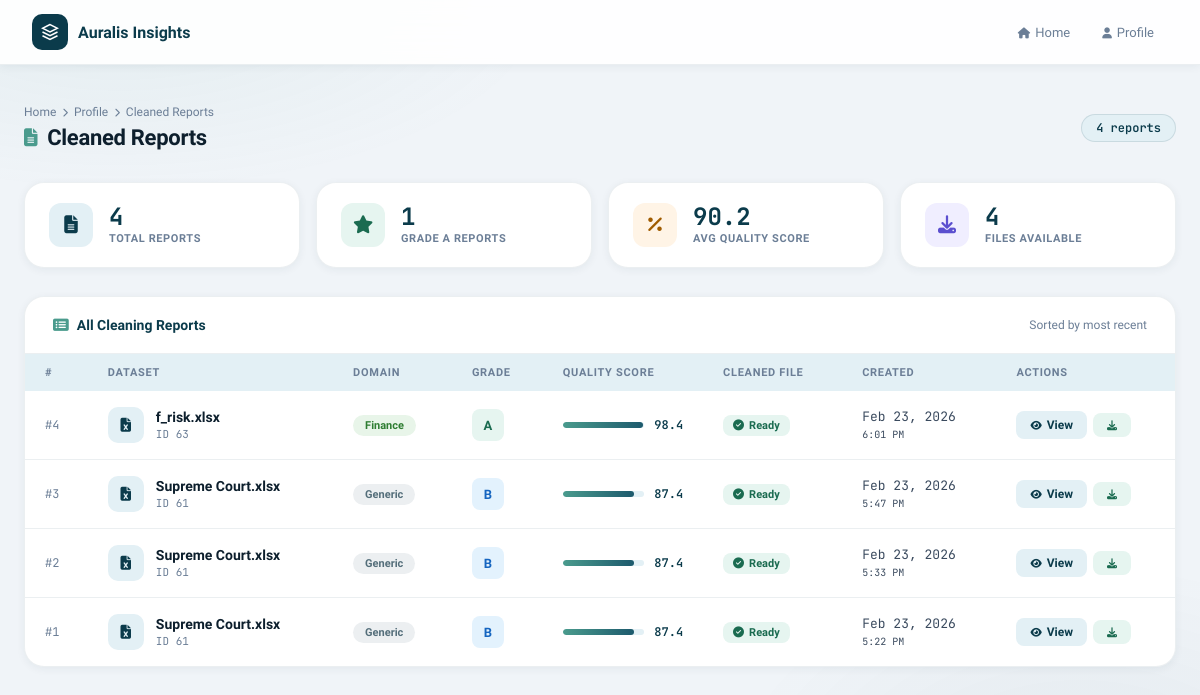
Page /cleaning/my-reports/ (signed in) on the committed database.
### datacleaning/models.py (models this page shows, shortened)
class CleaningReport(models.Model):
    GRADE_CHOICES = [
        ('A', 'A'), ('B', 'B'), ('C', 'C'), ('D', 'D'), ('F', 'F'),
    ]
    DOMAIN_CHOICES = [
        ('education',  'Education'),
        ('health',     'Health'),
        ('finance',    'Finance'),
        ('sales',      'Sales'),
        ('hr',         'Human Resources'),
        ('generic',    'Generic'),
    ]
    dataset         = models.ForeignKey(Dataset, on_delete=models.CASCADE, related_name='cleaning_reports')
    cleaned_file    = models.FileField(upload_to='cleaned/', null=True, blank=True)
    report_json     = models.JSONField(default=dict)
    domain          = models.CharField(max_length=50, choices=DOMAIN_CHOICES, default='generic')
    quality_grade   = models.CharField(max_length=2,  choices=GRADE_CHOICES,  default='F')
    quality_score   = models.FloatField(default=0.0)
    created_at      = models.DateTimeField(auto_now_add=True)
    class Meta:
        ordering = ['-created_at']

### data_preparation/models.py (models this page shows, shortened)
class Dataset(models.Model):
    user = models.ForeignKey(CustomUser, on_delete=models.CASCADE)
    file = models.FileField(upload_to="datasets/", null=True, blank=True)
    file_name = models.CharField(max_length=255)
    uploaded_at = models.DateTimeField(auto_now_add=True)
    is_processed = models.BooleanField(default=False)
    parent_dataset = models.ForeignKey(
        "self",
        null=True,
        blank=True,
        on_delete=models.SET_NULL,
        related_name="prepared_versions"
    )
    status = models.CharField(
        max_length=20,
        choices=[
            ("original", "Original"),
            ("prepared", "Prepared")
        ],
        default="original"
    )

### datacleaning/views.py (the view)
# urls.py: path('my-reports/', views.cleaned_reports_list, name='cleaned_reports_list'),
def cleaned_reports_list(request):
    user_id = get_logged_in_user_id(request)
    if not user_id:
        return redirect('login')
    reports = CleaningReport.objects.filter(
        dataset__user_id=user_id
    ).select_related('dataset').order_by('-created_at')
    context = {
        'reports':         reports,
        'total':           reports.count(),
        'grade_a_count':   reports.filter(quality_grade='A').count(),
        'avg_score':       reports.aggregate(avg=Avg('quality_score'))['avg'] or 0,
        'files_available': reports.exclude(cleaned_file='').count(),
    }
    return render(request, 'datacleaning/cleaned_reports.html', context)

### datacleaning/views.py (called while the page is built)
def get_logged_in_user_id(request):
    return request.session.get('user_id', None)

### templates/datacleaning/cleaned_reports.html (shortened to what this page needs)
<!DOCTYPE html>
<html lang="en">
<head>
<link rel="stylesheet" href="https://cdnjs.cloudflare.com/ajax/libs/font-awesome/6.5.0/css/all.min.css">
</head>
<body>
<div class="topbar">
  <div class="topbar-inner">
    <a href="{% url 'home' %}" class="brand">
      <div class="brand-logo">
        <svg viewBox="0 0 24 24"><path d="M12 2L2 7l10 5 10-5-10-5zM2 17l10 5 10-5M2 12l10 5 10-5"/></svg>
      </div>
      <span class="brand-name">Auralis Insights</span>
    </a>
    <nav class="nav-links">
      <a href="{% url 'home' %}" class="nav-link"><i class="fas fa-home"></i>Home</a>
      <a href="{% url 'profile' %}" class="nav-link"><i class="fas fa-user"></i>Profile</a>
    </nav>
  </div>
</div>
<div class="page-wrapper">
  <div class="page-header">
    <div class="page-header-left">
      <div class="breadcrumb">
        <a href="{% url 'home' %}">Home</a>
        <i class="fas fa-chevron-right"></i>
        <a href="{% url 'profile' %}">Profile</a>
        <i class="fas fa-chevron-right"></i>
        <span>Cleaned Reports</span>
      </div>
      <h1 class="page-title">
        <i class="fas fa-file-alt"></i>
        Cleaned Reports
      </h1>
    </div>
    <span class="count-badge">{{ total }} report{{ total|pluralize }}</span>
  </div>
  {% if reports %}
  <div class="summary-row">
    <div class="summary-card">
      <div class="summary-icon blue"><i class="fas fa-file-alt"></i></div>
      <div>
        <div class="summary-num">{{ total }}</div>
        <div class="summary-label">Total Reports</div>
      </div>
    </div>
    <div class="summary-card">
      <div class="summary-icon green"><i class="fas fa-star"></i></div>
      <div>
        <div class="summary-num">{{ grade_a_count }}</div>
        <div class="summary-label">Grade A Reports</div>
      </div>
    </div>
    <div class="summary-card">
      <div class="summary-icon orange"><i class="fas fa-percentage"></i></div>
      <div>
        <div class="summary-num">{{ avg_score|floatformat:1 }}</div>
        <div class="summary-label">Avg Quality Score</div>
      </div>
    </div>
    <div class="summary-card">
      <div class="summary-icon purple"><i class="fas fa-download"></i></div>
      <div>
        <div class="summary-num">{{ files_available }}</div>
        <div class="summary-label">Files Available</div>
      </div>
    </div>
  </div>
  <div class="table-card">
    <div class="table-header">
      <div class="table-title">
        <i class="fas fa-list-alt"></i> All Cleaning Reports
      </div>
      <span style="font-size:12px; color:var(--text-muted);">Sorted by most recent</span>
    </div>
    <table class="reports-table">
      <thead>
        <tr>
          <th>#</th>
          <th>Dataset</th>
          <th>Domain</th>
          <th>Grade</th>
          <th>Quality Score</th>
          <th>Cleaned File</th>
          <th>Created</th>
          <th>Actions</th>
        </tr>
      </thead>
      <tbody>
        {% for rpt in reports %}
        <tr>
          <td style="font-family:'JetBrains Mono',monospace; font-size:12px; color:var(--text-muted);">
            #{{ rpt.id }}
          </td>
          <td>
            <div class="dataset-cell">
              <div class="dataset-icon">
                {% if rpt.dataset.file_name|lower|slice:"-4:" == "xlsx" or rpt.dataset.file_name|lower|slice:"-3:" == "xls" %}
                  <i class="fas fa-file-excel"></i>
                {% elif rpt.dataset.file_name|lower|slice:"-3:" == "csv" %}
                  <i class="fas fa-file-csv"></i>
                {% else %}
                  <i class="fas fa-file-alt"></i>
                {% endif %}
              </div>
              <div>
                <div class="dataset-name">{{ rpt.dataset.file_name }}</div>
                <div class="dataset-sub">ID {{ rpt.dataset.id }}</div>
              </div>
            </div>
          </td>
          <td>
            <span class="domain-pill domain-{{ rpt.domain|lower }}">
              {{ rpt.get_domain_display }}
            </span>
          </td>
          <td>
            <span class="grade-badge grade-{{ rpt.quality_grade }}">
              {{ rpt.quality_grade }}
            </span>
          </td>
          <td>
            <div class="score-cell">
              <div class="score-bar-wrap">
                <div class="score-bar" style="width: {{ rpt.quality_score }}%"></div>
              </div>
              <span class="score-num">{{ rpt.quality_score|floatformat:1 }}</span>
            </div>
          </td>
          <td>
            {% if rpt.cleaned_file %}
              <span class="file-badge file-yes"><i class="fas fa-check-circle"></i> Ready</span>
            {% else %}
              <span class="file-badge file-no"><i class="fas fa-times-circle"></i> None</span>
            {% endif %}
          </td>
          <td class="date-cell">{{ rpt.created_at|date:"M d, Y" }}<br>
            <span style="font-size:10px;">{{ rpt.created_at|date:"g:i A" }}</span>
          </td>
          <td>
            <div class="action-group">
              <a href="{% url 'report' report_id=rpt.id %}" class="action-btn action-view">
                <i class="fas fa-eye"></i> View
              </a>
              {% if rpt.cleaned_file %}
              <a href="{% url 'download_cleaned' report_id=rpt.id %}" class="action-btn action-dl">
                <i class="fas fa-download"></i>
              </a>
              {% endif %}
            </div>
          </td>
        </tr>
        {% endfor %}
      </tbody>
    </table>
  </div>
  {% endif %}
</div>
</body>
</html>

### rows in the picture
CleaningReport: id "4", dataset.file_name "f_risk.xlsx", dataset.id "63", domain "Finance", quality_grade "A", quality_score "98.4", shows "Ready", created_at "Feb 23, 2026", created_at "6:01 PM"
CleaningReport: id "3", dataset.file_name "Supreme Court.xlsx", dataset.id "61", domain "Generic", quality_grade "B", quality_score "87.4", shows "Ready", created_at "Feb 23, 2026", created_at "5:47 PM"
CleaningReport: id "2", dataset.file_name "Supreme Court.xlsx", dataset.id "61", domain "Generic", quality_grade "B", quality_score "87.4", shows "Ready", created_at "Feb 23, 2026", created_at "5:33 PM"
CleaningReport: id "1", dataset.file_name "Supreme Court.xlsx", dataset.id "61", domain "Generic", quality_grade "B", quality_score "87.4", shows "Ready", created_at "Feb 23, 2026", created_at "5:22 PM"

### other values in the picture
{{ total }} "4"
{{ grade_a_count }} "1"
{{ avg_score|floatformat:1 }} "90.2"
{{ files_available }} "4"
